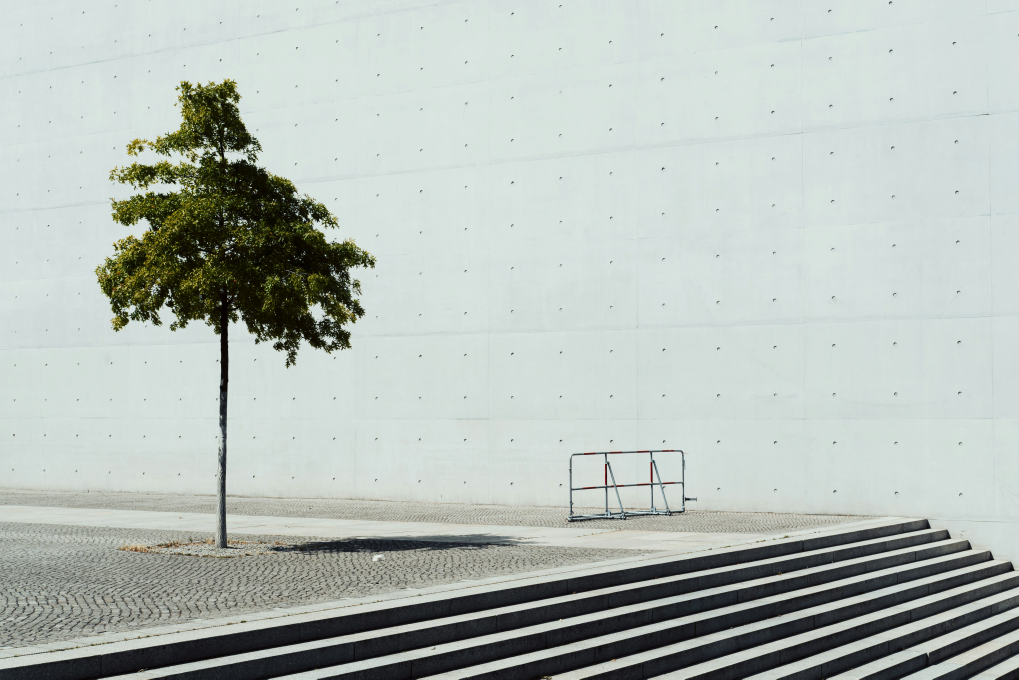
#> input picture image_color_compression/example.jpg, 6114 x 4076 px (shown at 1/6 size)
$ python image-compression.py
#> lines starting #> are read from the running program, lines starting #| are printed output that depends on the picture
import numpy as np
from PIL import Image
import matplotlib.pyplot as plt

# Load and normalize the image
img = Image.open("example.jpg")  # Replace with your own image
#> img is the input picture: PIL image 6114x4076 RGB; mean R, G, B 180.1, 188.3, 182.9
img = img.resize((800, 600))     # Smaller for faster computation
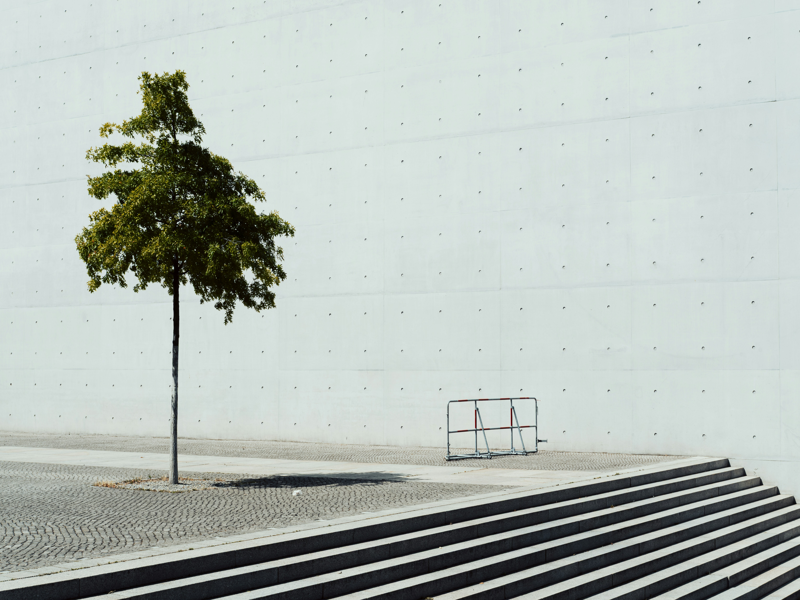
#> img: PIL image 800x600 RGB; mean R, G, B 180.1, 188.3, 182.9
img_data = np.array(img) / 255.0
original_shape = img_data.shape
#> original_shape = (600, 800, 3)

# Flatten image to (m, 3)
X = img_data.reshape(-1, 3)
m, n = X.shape
#> m = 480000; n = 3

def initialize_centroids(X, K):
#> called with X = array of shape (480000, 3), K = 16
    indices = np.random.choice(m, K, replace=False)
    return X[indices]

def find_closest_centroids(X, centroids):
    idx = np.zeros(X.shape[0], dtype=int)
    for i in range(X.shape[0]):
        distances = np.linalg.norm(X[i] - centroids, axis=1)
        idx[i] = np.argmin(distances)
    return idx

def compute_centroids(X, idx, K):
    centroids = np.zeros((K, n))
    for k in range(K):
        points = X[idx == k]
        centroids[k] = np.mean(points, axis=0) if len(points) > 0 else centroids[k]
    return centroids

def run_kmeans(X, K, max_iters=10):
    centroids = initialize_centroids(X, K)
#> centroids = 16 rows, first 8: [0.424, 0.388, 0.345], [0.835, 0.875, 0.871], [0.125, 0.137, 0.157], [0.824, 0.867, 0.851], [0.831, 0.871, 0.867], [0.106, 0.11, 0.125], [0.827, 0.867, 0.855], [0.824, 0.867, 0.851]
    for i in range(max_iters):
        idx = find_closest_centroids(X, centroids)
        centroids = compute_centroids(X, idx, K)
    return centroids, idx

K = 16  # Try with 8, 16, 32
#> (the run stopped early here; a loop or call above may not have finished)
